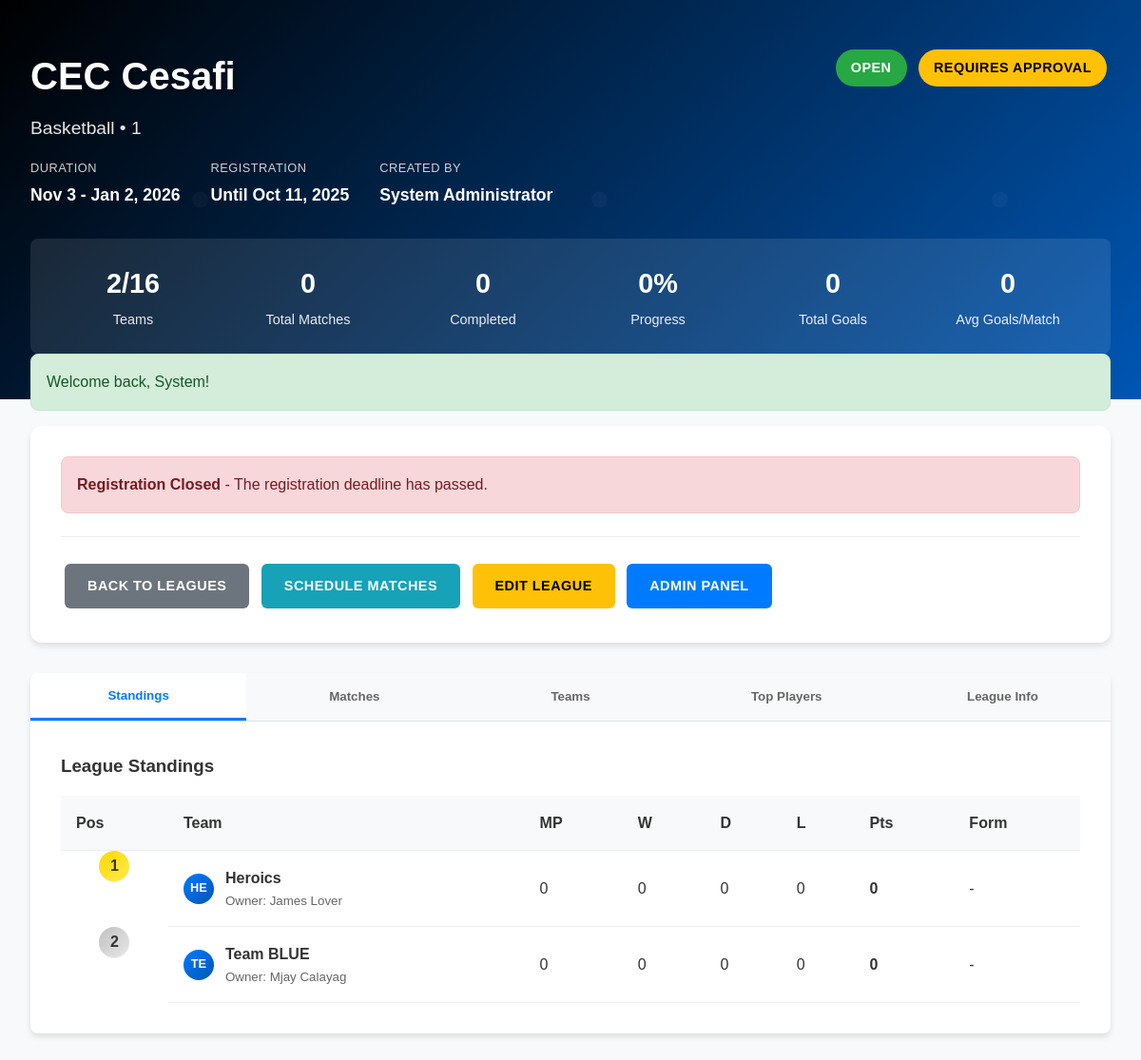
Page /league/view_league.php?id=21 (signed in) on the committed database.
### tables this page shows
CREATE TABLE `leagues` (
  `id` int(11) NOT NULL,
  `name` varchar(100) NOT NULL,
  `sport_id` int(11) NOT NULL,
  `season` varchar(20) NOT NULL,
  `start_date` date NOT NULL,
  `end_date` date NOT NULL,
  `registration_deadline` date NOT NULL,
  `max_teams` int(11) DEFAULT 16,
  `rules` text DEFAULT NULL,
  `status` enum('draft','open','closed','active','completed') DEFAULT 'draft',
  `approval_required` tinyint(1) DEFAULT 0,
  `created_by` int(11) NOT NULL,
  `created_at` timestamp NOT NULL DEFAULT current_timestamp()
);

CREATE TABLE `sports` (
  `id` int(11) NOT NULL,
  `name` varchar(50) NOT NULL,
  `description` text DEFAULT NULL,
  `max_players_per_team` int(11) DEFAULT 11,
  `created_at` timestamp NOT NULL DEFAULT current_timestamp()
);

CREATE TABLE `users` (
  `id` int(11) NOT NULL,
  `username` varchar(50) NOT NULL,
  `email` varchar(100) NOT NULL,
  `password` varchar(255) NOT NULL,
  `first_name` varchar(50) NOT NULL,
  `last_name` varchar(50) NOT NULL,
  `phone` varchar(20) DEFAULT NULL,
  `address` varchar(255) DEFAULT NULL,
  `role` enum('player','team_owner','admin') DEFAULT 'player',
  `created_at` timestamp NOT NULL DEFAULT current_timestamp(),
  `updated_at` timestamp NOT NULL DEFAULT current_timestamp() ON UPDATE current_timestamp(),
  `status` varchar(20) NOT NULL DEFAULT 'active'
);

CREATE TABLE `teams` (
  `id` int(11) NOT NULL,
  `name` varchar(100) NOT NULL,
  `league_id` int(11) DEFAULT NULL,
  `owner_id` int(11) NOT NULL,
  `description` text DEFAULT NULL,
  `logo_url` varchar(255) DEFAULT NULL,
  `wins` int(11) DEFAULT 0,
  `losses` int(11) DEFAULT 0,
  `draws` int(11) DEFAULT 0,
  `points` int(11) DEFAULT 0,
  `created_at` timestamp NOT NULL DEFAULT current_timestamp(),
  `goals_for` int(11) DEFAULT 0,
  `goals_against` int(11) DEFAULT 0
);

### league/view_league.php (the view, shortened to what this page needs)
<?php
require_once '../config/database.php';
$league_id = $_GET['id'] ?? null;
$database = new Database();
$db = $database->connect();
$current_user = getCurrentUser();
$league_query = "SELECT l.*, s.name as sport_name, s.description as sport_description, s.max_players_per_team,
                        u.first_name as creator_first, u.last_name as creator_last, u.username as creator_username,
                        (SELECT COUNT(*) FROM teams WHERE league_id = l.id) as current_teams
                 FROM leagues l
                 JOIN sports s ON l.sport_id = s.id
                 JOIN users u ON l.created_by = u.id
                 WHERE l.id = :league_id";
$league_stmt = $db->prepare($league_query);
$league_stmt->bindParam(':league_id', $league_id);
$league_stmt->execute();
$league = $league_stmt->fetch(PDO::FETCH_ASSOC);
$existing_team_query = "SELECT * FROM teams WHERE league_id = :league_id AND owner_id = :owner_id";
$existing_stmt = $db->prepare($existing_team_query);
$existing_stmt->bindParam(':league_id', $league_id);
$existing_stmt->bindParam(':owner_id', $current_user['id']);
$existing_stmt->execute();
$user_team = $existing_stmt->fetch(PDO::FETCH_ASSOC);
$pending_request_query = "SELECT * FROM team_registration_requests
                          WHERE league_id = :league_id AND team_owner_id = :owner_id AND status = 'pending'";
$pending_stmt = $db->prepare($pending_request_query);
$pending_stmt->bindParam(':league_id', $league_id);
$pending_stmt->bindParam(':owner_id', $current_user['id']);
$pending_stmt->execute();
$pending_request = $pending_stmt->fetch(PDO::FETCH_ASSOC);
$teams_query = "SELECT t.*, u.first_name, u.last_name, u.username,
                       (SELECT COUNT(*) FROM team_members WHERE team_id = t.id AND status = 'active') as member_count,
                       (SELECT COUNT(*) FROM matches WHERE (home_team_id = t.id OR away_team_id = t.id) AND status = 'completed') as matches_played
                FROM teams t
                JOIN users u ON t.owner_id = u.id
                WHERE t.league_id = :league_id
                ORDER BY t.points DESC, t.wins DESC, t.name ASC";
$teams_stmt = $db->prepare($teams_query);
$teams_stmt->bindParam(':league_id', $league_id);
$teams_stmt->execute();
$teams = $teams_stmt->fetchAll(PDO::FETCH_ASSOC);
$matches_query = "SELECT m.*, ht.name as home_team, at.name as away_team,
                         v.name as venue_name, v.address as venue_address,
                         m.home_team_id, m.away_team_id
                  FROM matches m
                  JOIN teams ht ON m.home_team_id = ht.id
                  JOIN teams at ON m.away_team_id = at.id
                  LEFT JOIN venues v ON m.venue_id = v.id
                  WHERE m.league_id = :league_id
                  ORDER BY m.match_date DESC";
$matches_stmt = $db->prepare($matches_query);
$matches_stmt->bindParam(':league_id', $league_id);
$matches_stmt->execute();
$matches = $matches_stmt->fetchAll(PDO::FETCH_ASSOC);
$recent_matches = array_filter($matches, function($match) {
    return $match['status'] == 'completed';
});
$total_matches = count($matches);
$completed_matches = count($recent_matches);
$completion_percentage = $total_matches > 0 ? round(($completed_matches / $total_matches) * 100, 1) : 0;
$total_goals = array_sum(array_column($recent_matches, 'home_score')) + array_sum(array_column($recent_matches, 'away_score'));
$avg_goals_per_match = $completed_matches > 0 ? round($total_goals / $completed_matches, 1) : 0;
$can_manage = ($current_user['role'] == 'admin' || $current_user['id'] == $league['created_by']);
$is_full = $league['current_teams'] >= $league['max_teams'];
$deadline_passed = strtotime($league['registration_deadline']) < time();
$can_register = !$user_team && !$pending_request && !$is_full && !$deadline_passed && in_array($league['status'], ['open', 'active']);
?>
<!DOCTYPE html>
<html lang="en">
<head>
</head>
<body>
    <div class="hero-section">
        <div class="hero-content">
            <div class="league-header">
                <div class="league-title">
                    <h1><?php echo htmlspecialchars($league['name']); ?></h1>
                    <div class="league-subtitle">
                        <?php echo htmlspecialchars($league['sport_name']); ?> • <?php echo htmlspecialchars($league['season']); ?>
                    </div>
                    <div class="league-meta">
                        <div class="meta-item">
                            <span class="meta-label">Duration</span>
                            <span class="meta-value">
                                <?php echo date('M j', strtotime($league['start_date'])); ?> -
                                <?php echo date('M j, Y', strtotime($league['end_date'])); ?>
                            </span>
                        </div>
                        <div class="meta-item">
                            <span class="meta-label">Registration</span>
                            <span class="meta-value">
                                Until <?php echo date('M j, Y', strtotime($league['registration_deadline'])); ?>
                            </span>
                        </div>
                        <div class="meta-item">
                            <span class="meta-label">Created by</span>
                            <span class="meta-value">
                                <?php echo htmlspecialchars($league['creator_first'] . ' ' . $league['creator_last']); ?>
                            </span>
                        </div>
                    </div>
                </div>
                <div class="league-status">
                    <div class="status-badge status-<?php echo $league['status']; ?>">
                        <?php echo ucfirst($league['status']); ?>
                    </div>
                    <?php if ($league['approval_required']): ?>
                        <div class="status-badge" style="background: #ffc107; color: black;">
                            Requires Approval
                        </div>
                    <?php endif; ?>
                </div>
            </div>
            <div class="quick-stats">
                <div class="quick-stat">
                    <div class="number"><?php echo count($teams); ?>/<?php echo $league['max_teams']; ?></div>
                    <div class="label">Teams</div>
                </div>
                <div class="quick-stat">
                    <div class="number"><?php echo $total_matches; ?></div>
                    <div class="label">Total Matches</div>
                </div>
                <div class="quick-stat">
                    <div class="number"><?php echo $completed_matches; ?></div>
                    <div class="label">Completed</div>
                </div>
                <div class="quick-stat">
                    <div class="number"><?php echo $completion_percentage; ?>%</div>
                    <div class="label">Progress</div>
                </div>
                <div class="quick-stat">
                    <div class="number"><?php echo $total_goals; ?></div>
                    <div class="label">Total Goals</div>
                </div>
                <div class="quick-stat">
                    <div class="number"><?php echo $avg_goals_per_match; ?></div>
                    <div class="label">Avg Goals/Match</div>
                </div>
            </div>
        </div>
    </div>
    <div class="container">
        <div class="registration-card">
            <?php if ($user_team): ?>
                <div class="alert alert-success">
                    <strong>You're registered!</strong> Your team "<?php echo htmlspecialchars($user_team['name']); ?>" is in this league.
                    <br><br>
                    <a href="../team/manage_team.php?id=<?php echo $user_team['id']; ?>" class="btn btn-primary">
                        Manage My Team
                    </a>
                </div>
            <?php else: ?>
                <?php if ($is_full): ?>
                    <div class="alert alert-error">
                        <strong>League Full</strong> - This league has reached maximum capacity.
                    </div>
                <?php elseif ($deadline_passed): ?>
                    <div class="alert alert-error">
                        <strong>Registration Closed</strong> - The registration deadline has passed.
                    </div>
                <?php elseif (!in_array($league['status'], ['open', 'active'])): ?>
                    <div class="alert alert-info">
                        <strong>Not Accepting Registrations</strong> - This league is currently <?php echo $league['status']; ?>.
                    </div>
                <?php endif; ?>
            <?php endif; ?>
            <div style="margin-top: 1.5rem; padding-top: 1.5rem; border-top: 1px solid #eee;">
                <a href="browse_leagues.php" class="btn btn-secondary">Back to Leagues</a>
                <?php if ($can_manage): ?>
                    <a href="../match/schedule_matches.php?league_id=<?php echo $league['id']; ?>" class="btn btn-info">
                        Schedule Matches
                    </a>
                    <a href="edit_league.php?id=<?php echo $league['id']; ?>" class="btn btn-warning">
                        Edit League
                    </a>
                    <a href="../admin/manage_leagues.php" class="btn btn-primary">
                        Admin Panel
                    </a>
                <?php endif; ?>
            </div>
        </div>
        <div class="content-tabs">
            <div class="tab-nav">
                <button class="tab-button active" onclick="showTab('standings', this)">Standings</button>
                <button class="tab-button" onclick="showTab('matches', this)">Matches</button>
                <button class="tab-button" onclick="showTab('teams', this)">Teams</button>
                <button class="tab-button" onclick="showTab('players', this)">Top Players</button>
                <button class="tab-button" onclick="showTab('info', this)">League Info</button>
            </div>
            <div id="standings" class="tab-content active">
                <h3>League Standings</h3>
                <?php if (count($teams) > 0): ?>
                <div style="overflow-x: auto;">
                <table class="standings-table">
                    <thead>
                        <tr>
                            <th>Pos</th>
                            <th>Team</th>
                            <th>MP</th>
                            <th>W</th>
                            <th>D</th>
                            <th>L</th>
                            <th>Pts</th>
                            <th>Form</th>
                        </tr>
                    </thead>
                    <tbody>
                        <?php $position = 1; foreach ($teams as $team): ?>
                        <tr>
                            <td class="position"><?php echo $position++; ?></td>
                            <td>
                                <div class="team-info">
                                    <div class="team-logo">
                                        <?php echo strtoupper(substr($team['name'], 0, 2)); ?>
                                    </div>
                                    <div class="team-details">
                                        <h4><?php echo htmlspecialchars($team['name']); ?></h4>
                                        <small>Owner: <?php echo htmlspecialchars($team['first_name'] . ' ' . $team['last_name']); ?></small>
                                    </div>
                                </div>
                            </td>
                            <td><?php echo $team['matches_played']; ?></td>
                            <td><?php echo $team['wins']; ?></td>
                            <td><?php echo $team['draws']; ?></td>
                            <td><?php echo $team['losses']; ?></td>
                            <td><strong><?php echo $team['points']; ?></strong></td>
                            <td>
                                <?php
                                $form = '';
                                echo $form ?: '-';
                                ?>
                            </td>
                        </tr>
                        <?php endforeach; ?>
                    </tbody>
                </table>
                </div>
                <?php endif; ?>
            </div>
        </div>
    </div>
</body>
</html><?php

### rows in the picture
leagues: name "CEC Cesafi", sport.name "Basketball", season "1", start_date "Nov 3", end_date "Jan 2, 2026", registration_deadline "Oct 11, 2025", created_by.last_name "System Administrator", status "OPEN", max_teams "16"
teams: name "HE", name "Heroics", owner.last_name "James Lover", matches_played "0", wins "0", draws "0", losses "0", points "0", form "-"
teams: name "TE", name "Team BLUE", owner.last_name "Mjay Calayag", matches_played "0", wins "0", draws "0", losses "0", points "0", form "-"

### other values in the picture
count($teams) "2"
$total_matches "0"
$completed_matches "0"
$completion_percentage "0"
$total_goals "0"
$avg_goals_per_match "0"
$message "Welcome back, System!"
